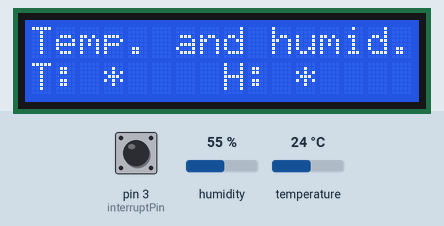
Simulated run of this sketch. Board: Arduino Uno, built with avr-gcc and run on an emulated ATmega328P. On the bench: 16×2 character LCD. Inputs (shaded band) come from the test bench; at power-on: temperature 24 °C, pin 3 (interruptPin) HIGH, humidity 55 %. What the sketch prints to the serial monitor is not drawn.

Above: at 1.6 s.
2.8 s: temperature set to 2 °C
At 4.6 s:
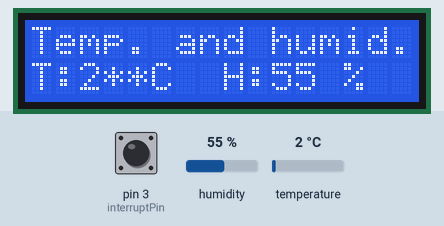
5.1 s: temperature set to 12 °C
At 6.9 s:
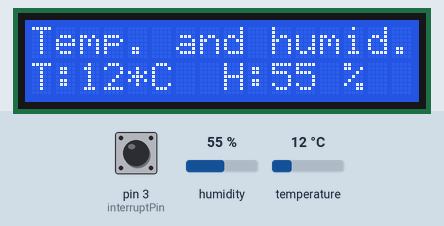
10.5 s: pin 3 (interruptPin) pulled LOW for 2 s
14.0 s: humidity set to 22 %
At 15.5 s:
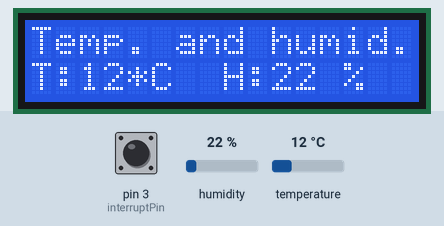
16.3 s: humidity set to 40 %
At 22.5 s:
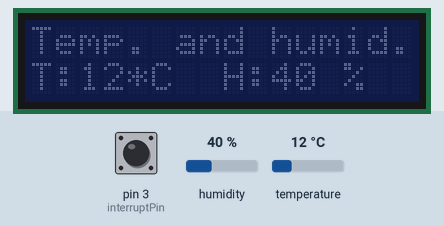
Timing chart, 0 to 22.7 s (numbered marks = the images above; inputs shaded):
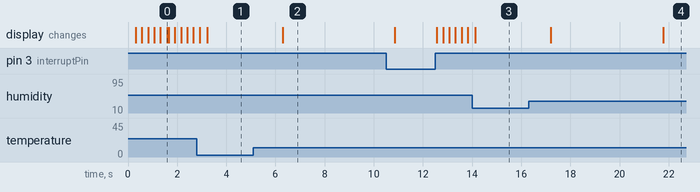

The sketch:

Display_Temp_Humid.ino
```cpp
/*-----( Import needed libraries )-----*/
#include <Wire.h>  // Comes with Arduino IDE
#include <LiquidCrystal_I2C.h>
#include <SimpleDHT.h>

/*-----( Declare Constants )-----*/
// for DHT11,
//      VCC: 5V or 3V
//      GND: GND
//      DATA: 2
int pinDHT11 = 2;
SimpleDHT11 dht11;
const int timeDisplay = 5000; //5 seconds
const int interruptPin = 3;
const int power5V = 5;
volatile unsigned long lastInterrupt;
volatile boolean flagShowTemp;

/*-----( Declare objects )-----*/
//                    addr, en,rw,rs,d4,d5,d6,d7,bl,blpol
LiquidCrystal_I2C lcd(0x20, 4, 5, 6, 0, 1, 2, 3, 7, NEGATIVE);  // Set the LCD I2C address


void setup() {

  // Start Serial DEBUG
  Serial.begin(115200);

  // initialize the pushbutton pin as an input:
  pinMode(interruptPin, INPUT_PULLUP);
  // Attach an interrupt to the ISR vector
  attachInterrupt(digitalPinToInterrupt(interruptPin), pin_ISR, CHANGE);

  pinMode(power5V, OUTPUT);
  digitalWrite(power5V, HIGH);

  setupLCD();

  flagShowTemp = true;

}


void pin_ISR() {

    Serial.println("");
    Serial.print("lastInterrupt: "); Serial.println(lastInterrupt);

   if(millis() - lastInterrupt > 5){ // we set a 10ms no-interrupts window
    lastInterrupt = millis();
    flagShowTemp = true;
  }

}

void loop() {

  if(flagShowTemp){
    turn5VOn();
    // put your main code here, to run repeatedly:
    Serial.println("Firing printTempHumidity()");
    printTempHumidity();


    turn5Voff();
    flagShowTemp = false;
  }
  yield();

}

//Print the temperature and humidity on the LCD for 5 seconds
void printTempHumidity(){

  lcd.backlight(); // turn backlight on

  unsigned long timeStart = millis(); //unsigned long to fit the values till milis() rollover
  Serial.print("timeStart: "); Serial.print(timeStart);
  unsigned long remaining = 0;
  Serial.print("remaining: "); Serial.print(remaining);

  boolean flag = true;
  while(flag){

    remaining = millis() - timeStart;

    if(remaining > timeDisplay){
        flag = false;
    }

    // read without samples.
    byte temperature = 0;
    byte humidity = 0;
    int err = SimpleDHTErrSuccess;
    if ((err = dht11.read(pinDHT11, &temperature, &humidity, NULL)) != SimpleDHTErrSuccess) {
      lcd.setCursor(0,1);
      //lcd.print("                "); //Cleaning second line
      lcd.print("err= " + err);
      Serial.println(err);
      delay(1000);
      //setup();
      //return;
    }

    lcd.setCursor(2,1);
    lcd.print((int)temperature);
    lcd.setCursor(4,1);
    lcd.print("*C");

    lcd.setCursor(10,1);
    lcd.print((int)humidity);
    lcd.setCursor(13,1);
    lcd.print("%");

    // DHT11 sampling rate is 1HZ.
    delay(1500);
    yield();
  }

  lcd.noBacklight(); // turn backlight off
}

void turn5Voff(){
  digitalWrite(power5V, LOW);
}

void turn5VOn(){
  digitalWrite(power5V, HIGH);
  setupLCD();
}

void setupLCD(){

  lcd.begin(16,2);         // 16x2 segments

  // ------- Quick 3 blinks of backlight  -------------
  for(int i = 0; i< 3; i++){
    lcd.backlight();
    delay(250);
    lcd.noBacklight();
    delay(250);
  }

  lcd.backlight(); //Leave it on

  lcd.setCursor(0,0); //Start at character 0 on line 0
  lcd.print("Temp. and humid.");

  lcd.setCursor(0,1); //Line 2
  lcd.print("T: *");

  lcd.setCursor(8,1);
  lcd.print("H: *");
}
```

Measured:
- after the input at 2.8 s, the display: first differs from a run without the input after 0.42 s (image 1)
- after the input at 5.1 s, the display: changes after 1.2 s (image 2)
- after the input at 14.0 s, the display: changes after 0.13 s (image 3)
- after the input at 16.3 s, the display: first changes after 0.90 s (image 4 shows a later state)
